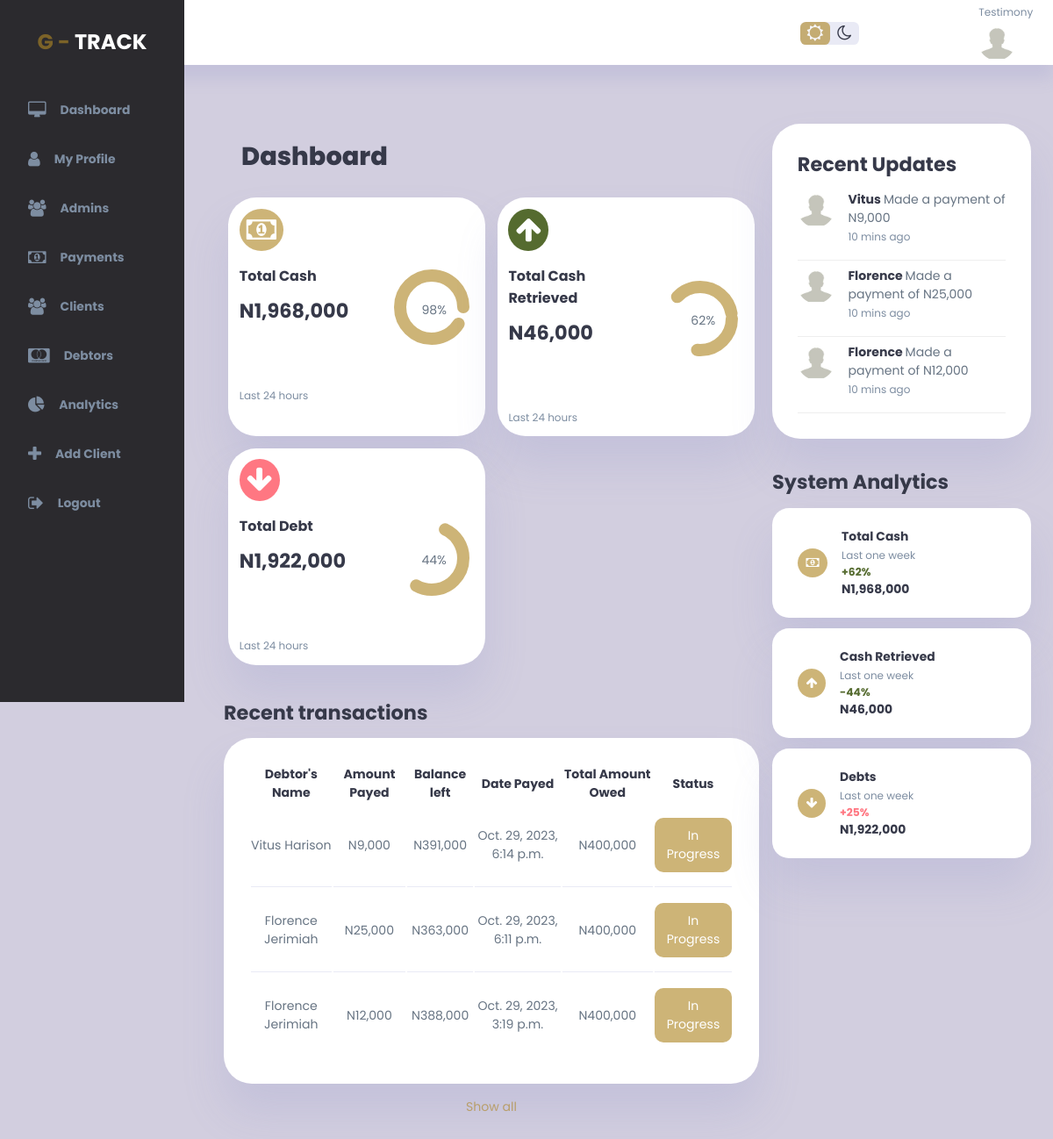
Screenshot of / (signed in) with the database file from the repository.
### gtrack_app/models.py (models this page shows)
class Payment(models.Model):
    debtor_id = models.ForeignKey(Debtor, on_delete=models.CASCADE, blank=True, null=True)  # Foreign key to Debtor
    client_id = models.ForeignKey(User, on_delete=models.CASCADE, blank=True, null=True)
    medium_of_payment = models.CharField(max_length=65, null=True, blank=True)
    amount_payed = models.DecimalField(max_digits=10, decimal_places=2, null=True)
    status = models.CharField(max_length=65, null=True, blank=True)
    balance_left = models.DecimalField(max_digits=10, decimal_places=2, default=0.00)
    date_payed = models.DateTimeField(auto_now=True)

class Debtor(models.Model):
    client_id = models.IntegerField(blank=True, null=True)
    firstname = models.CharField(max_length=65, null=True, blank=True)
    surname = models.CharField(max_length=65, null=True, blank=True)
    address = models.CharField(max_length=65, null=True, blank=True)
    phone = models.CharField(max_length=65, null=True, blank=True)
    email = models.CharField(max_length=65, null=True, blank=True)
    guarantors_name = models.CharField(max_length=65, null=True, blank=True)
    guarantors_phone = models.CharField(max_length=65, null=True, blank=True)
    guarantors_email = models.CharField(max_length=65, null=True, blank=True)
    amount_owed = models.DecimalField(max_digits=10, decimal_places=2, default=0.00)
    date_captured = models.DateTimeField(auto_now=True)
    due_date = models.DateField(null=True, blank=True)

### gtrack_app/views.py (the view, shortened to what this page needs)
# urls.py: path('', views.index, name='index'),
@login_required
def index(request):
    current_user = request.user
    if current_user.is_staff:
        all_payments = Payment.objects.all().order_by('date_payed').reverse()[:5]
        all_debtors = Debtor.objects.all()[:5]
        debtors = Debtor.objects.all()
        payments = Payment.objects.all()
        total = debtors.aggregate(Sum('amount_owed'))['amount_owed__sum']
        retrieved = payments.aggregate(Sum('amount_payed'))['amount_payed__sum']
        if total is None or retrieved is None:
            return render(request, 'error_pages/admin_index.html', {})
        debt = total - retrieved
        return render(request, 'index.html', {'payments': all_payments, 'debtors': all_debtors, "total": total, "retrieved": retrieved, "debt": debt})

### templates/index.html (shortened to what this page needs)
{% extends 'base.html' %}
{% block content %}
{% if user.is_authenticated and user.is_staff and user.is_superuser %}
{% load static %}
                    {% load humanize %}
{% elif user.is_authenticated and not user.is_superuser and user.is_staff %}
    {% include 'editor_admins_dashboard/index.html' %}
{% else %}
{% include 'clients_dashboard/index.html' %}
{% endif %}
{% endblock %}

### templates/editor_admins_dashboard/index.html (shortened to what this page needs)
{% extends 'base.html' %}
{% block content %}
{% load static %}
<div class="wrapper">
        <div class="vertical-wrapper" id="sidebar">
            <div class="vertical-bar">
                <div class="logo">
                    G - <span>Track</span>
                </div>
                <div class="sidebar">
                    <a href="{% url 'index' %}">
                        <i class="fa fa-desktop"></i>
                        <h3>Dashboard</h3>
                    </a>
                    <a href="{% url 'profile' user_id=user.id %}">
                        <i class="fa fa-user"></i>
                        <h3>My Profile</h3>
                    </a>
                    <a href="{% url 'admins' %}" class="active">
                        <i class="fa fa-users"></i>
                        <h3>Admins</h3>
                    </a>
                    <a href="{% url 'payments' %}">
                        <i class="fa fa-money"></i>
                        <h3>Payments</h3>
                    </a>
                    <a href="{% url 'all_clients' %}">
                        <i class="fa fa-users"></i>
                        <h3>Clients</h3>
                    </a>
                    <a href="{% url 'debtors' %}">
                        <i class="fa fa-cc-mastercard"></i>
                        <h3>Debtors</h3>
                    </a>
                    <a href="{% url 'analytics' %}">
                        <i class="fa fa-pie-chart"></i>
                        <h3>Analytics</h3>
                    </a>
                    <a href="{% url 'create_client' %}">
                        <i class="fa fa-plus"></i>
                        <h3>Add Client</h3>
                    </a>
                    <a href="{% url 'logout' %}">
                        <i class="fa fa-sign-out"></i>
                        <h3>Logout</h3>
                    </a>
                </div>
            </div>
        </div>
    <div class="main-container">
        <div class="top-bar">
            <div class="top-right">
                <div class="theme-toggler">
                    <i class="fa fa-sun-o active"></i>
                    <i class="fa fa-moon-o"></i>
                </div>
                <div class="profile">
                    <div class="info">
                        <small class="text-muted"> {{user.username}}</small>
                    </div>
                    <div class="profile-photo">
                        {% if user.userprofile.profile_pic %}
                        <img src="{{user.userprofile.profile_pic.url}}" width="300" height="300" />
                        {% else %}
                        <img src="{% static 'img/anonymous.jpg' %}" width="300" height="300" />
                        {% endif %}
                    </div>
                </div>
            </div>
        </div>
        <div class="content">
            <main>
                <h1 class="panel-label">Dashboard</h1>
                    {%  load humanize %}
                <div class="insights">
                    <div class="sales">
                        <i class="fa fa-money"></i>
                        <div class="middle">
                            <div class="left">
                                <h3>Total Cash</h3>
                                <h2>N{{total|floatformat:0|intcomma}}</h2>
                            </div>
                            <div class="progress">
                                <svg>
                                    <circle cx="38" cy="38" r="36"></circle>
                                </svg>
                                <div class="number">
                                    <p>98%</p>
                                </div>
                            </div>
                        </div>
                        <small class="text-muted">Last 24 hours</small>
                    </div>
                    <div class="expenses">
                        <i class="fa fa-arrow-up"></i>
                        <div class="middle">
                            <div class="left">
                                <h3>Total Cash Retrieved</h3>
                                <h2>N{{retrieved|floatformat:0|intcomma}}</h2>
                            </div>
                            <div class="progress">
                                <svg>
                                    <circle cx="38" cy="38" r="36"></circle>
                                </svg>
                                <div class="number">
                                    <p>62%</p>
                                </div>
                            </div>
                        </div>
                        <small class="text-muted">Last 24 hours</small>
                    </div>
                    <div class="income">
                        <i class="fa fa-arrow-down"></i>
                        <div class="middle">
                            <div class="left">
                                <h3>Total Debt</h3>
                                <h2>N{{debt|floatformat:0|intcomma}}</h2>
                            </div>
                            <div class="progress">
                                <svg>
                                    <circle cx="38" cy="38" r="36"></circle>
                                </svg>
                                <div class="number">
                                    <p>44%</p>
                                </div>
                            </div>
                        </div>
                        <small class="text-muted">Last 24 hours</small>
                    </div>
                </div>
                <div class="recent-orders">
                    <h2>Recent transactions</h2>
                    <table>
                            <thead>
                                <tr>
                                    <th>Debtor's Name</th>
                                    <th>Amount Payed</th>
                                    <th>Balance left</th>
                                    <th>Date Payed</th>
                                    <th>Total Amount Owed</th>
                                    <th>Status</th>
                                </tr>
                            </thead>
                            <tbody>
                                {% for payment in payments %}
                                <tr>
                                    <td>{{ payment.debtor_id.firstname }} {{ payment.debtor_id.surname }}</td>
                                    <td>N{{ payment.amount_payed|floatformat:0|intcomma }}</td>
                                    <td>N{{ payment.balance_left|floatformat:0|intcomma }}</td>
                                    <td>{{ payment.date_payed }}</td>
                                    <td>N{{ payment.debtor_id.amount_owed|floatformat:0|intcomma }}</td>
                                    <td><a class="status-btn">{{ payment.status }}</a></td>
                                </tr>
                                {% endfor %}
                            </tbody>
                        </table>
                    <a href="#">Show all</a>
                </div>
            </main>
            <div class="right">
                <div class="recent-updates">
                    <h2>Recent Updates</h2>
                    {% for payment in payments %}
                    <div class="updates">
                        <div class="update">
                            <div class="profile-photo">
                                <img src="{% static 'img/anonymous.jpg' %}" alt="mgm">
                            </div>
                            <div class="message">
                                    <td><p><b>{{ payment.debtor_id.firstname }} </b> Made a payment of N{{ payment.amount_payed|floatformat:0|intcomma }}</p></td>
                                <small class="text-muted">10 mins ago</small>
                            </div>
                        </div>
                    </div>
                    {% endfor %}
                </div>
                <div class="sales-analytics">
                    <h2>System Analytics</h2>
                    <div class="item online">
                        <div class="icon">
                            <i class="fa fa-money"></i>
                        </div>
                        <div class="right">
                            <div class="info">
                                <h3>Total Cash</h3>
                                <small class="text-muted"> Last one week</small>
                            </div>
                            <h5 class="success">+62%</h5>
                            <h3>N{{total|floatformat:0|intcomma}}</h3>
                        </div>
                    </div>
                    <div class="item online">
                        <div class="icon">
                            <i class="fa fa-arrow-up"></i>
                        </div>
                        <div class="right">
                            <div class="info">
                                <h3>Cash Retrieved</h3>
                                <small class="text-muted"> Last one week</small>
                            </div>
                            <h5 class="success">-44%</h5>
                            <h3>N{{retrieved|floatformat:0|intcomma}}</h3>
                        </div>
                    </div>
                    <div class="item online">
                        <div class="icon">
                            <i class="fa fa-arrow-down"></i>
                        </div>
                        <div class="right">
                            <div class="info">
                                <h3>Debts</h3>
                                <small class="text-muted"> Last one week</small>
                            </div>
                            <h5 class="danger">+25%</h5>
                            <h3>N{{debt|floatformat:0|intcomma}}</h3>
                        </div>
                    </div>
                </div>
            </div>
        </div>
    </div>
</div>
{% endblock %}

### static/css/authenticate.css (style rules this page uses)
* { margin: 0; padding: 0; border: 0; box-sizing: border-box; font-family: 'poppins', sans-serif; }

### rows the page displays
Payment: debtor_id.firstname "Vitus", debtor_id.surname "Harison", amount_payed "9,000", balance_left "391,000", date_payed "Oct. 29, 2023, 6:14 p.m.", debtor_id.amount_owed "400,000", status "In Progress"
Payment: debtor_id.firstname "Florence", debtor_id.surname "Jerimiah", amount_payed "25,000", balance_left "363,000", date_payed "Oct. 29, 2023, 6:11 p.m.", debtor_id.amount_owed "400,000", status "In Progress"
Payment: debtor_id.firstname "Florence", debtor_id.surname "Jerimiah", amount_payed "12,000", balance_left "388,000", date_payed "Oct. 29, 2023, 3:19 p.m.", debtor_id.amount_owed "400,000", status "In Progress"

### other values shown
{{ user.username }} "Testimony"
{{ total|floatformat:0|intcomma }} "1,968,000"
{{ retrieved|floatformat:0|intcomma }} "46,000"
{{ debt|floatformat:0|intcomma }} "1,922,000"
